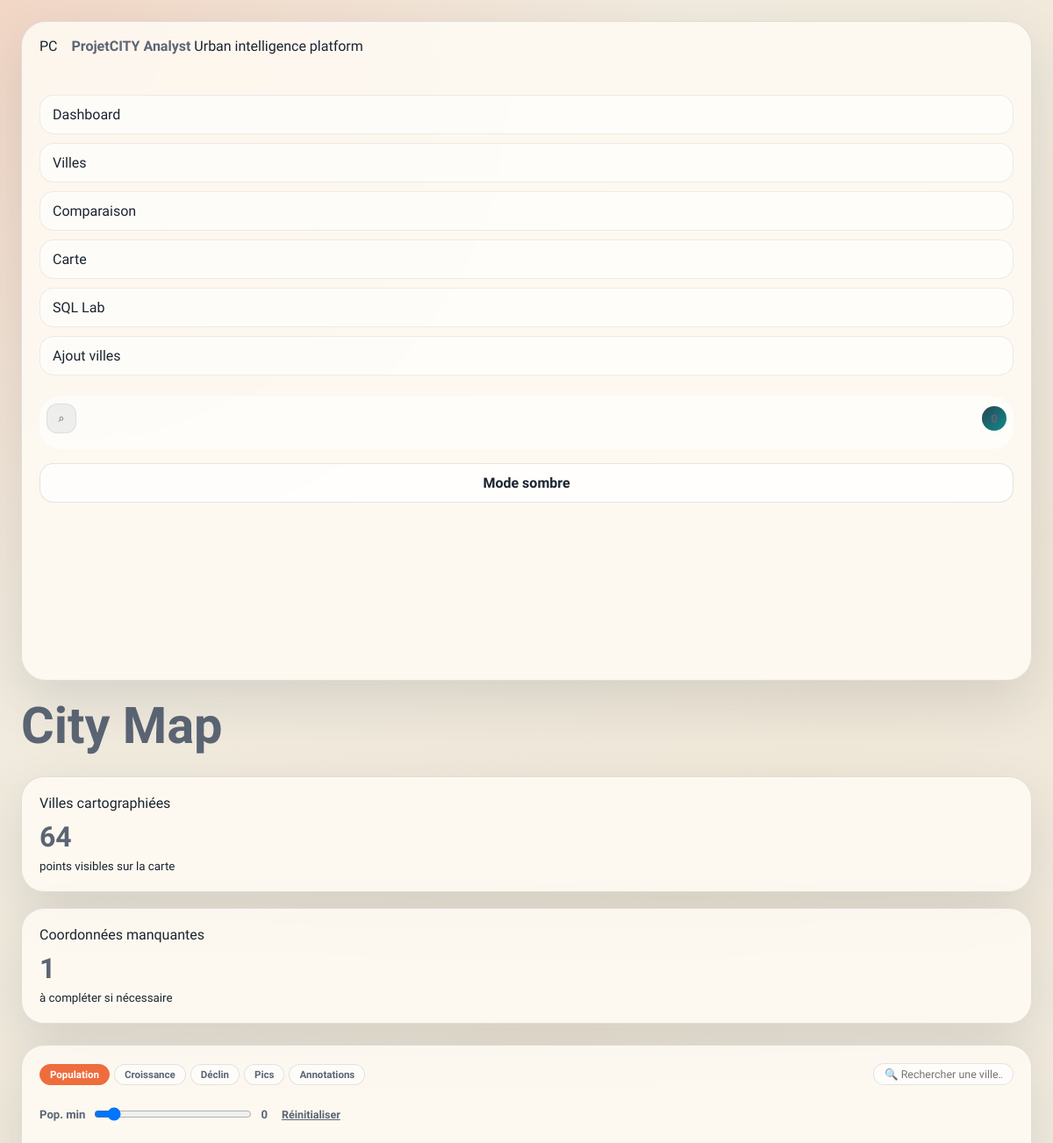
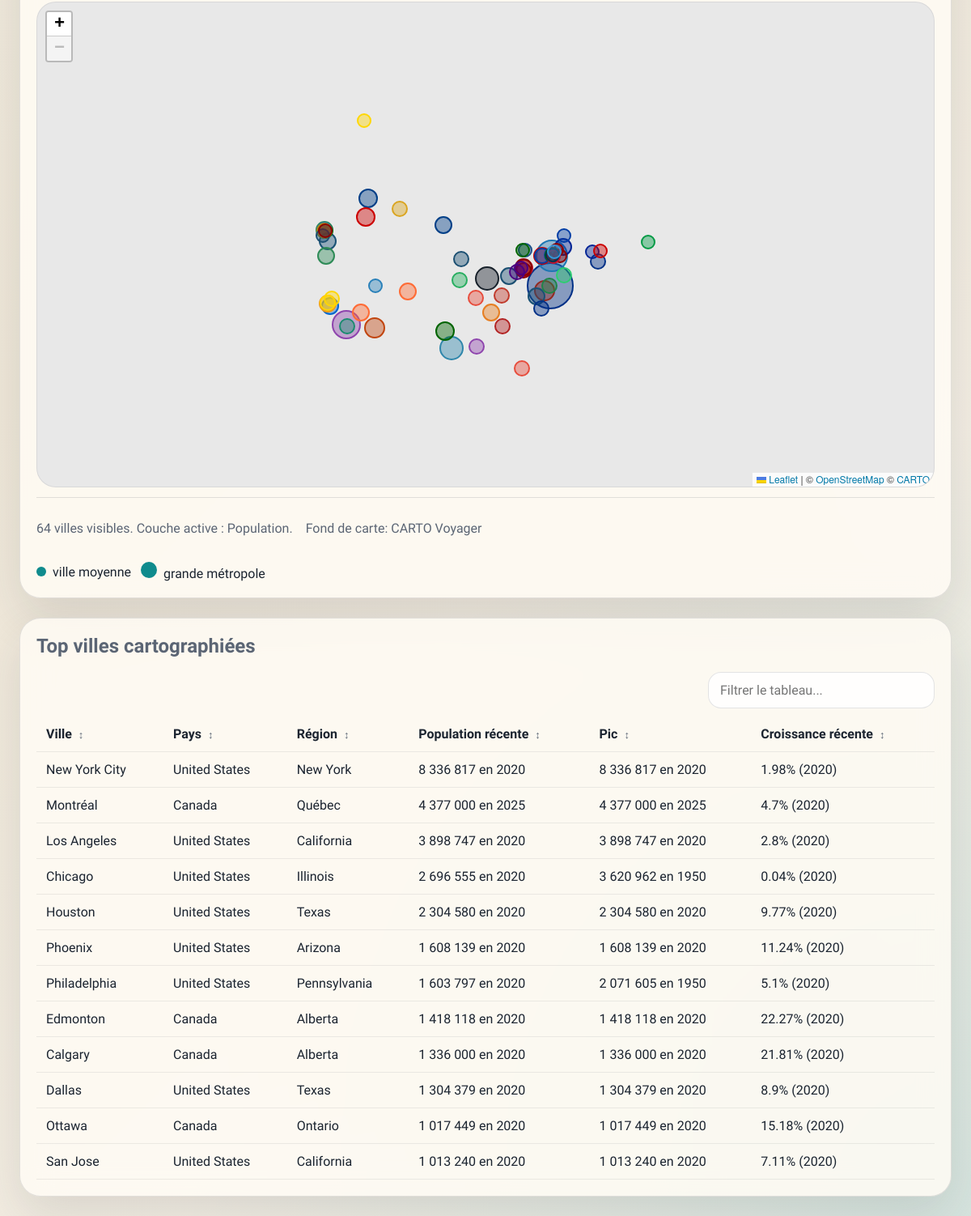
The page /map on the database its author committed (2 pictures, top to bottom).
### tables this page shows
CREATE TABLE dim_city (
    city_id INTEGER PRIMARY KEY AUTOINCREMENT,
    city_name TEXT NOT NULL,
    city_slug TEXT NOT NULL UNIQUE,
    region TEXT,
    country TEXT NOT NULL,
    city_color TEXT,
    source_file TEXT NOT NULL
);

### app/routes.py (the view)
@web.route("/map")
def city_map() -> str:
    service = AnalyticsService()
    filters = service.normalize_filters(request.args)
    return render_template(
        "web/map.html",
        page_title="City Map",
        filters=filters,
        map_payload=service.get_map_payload(filters),
    )

### app/db.py (called while the page is built)
def get_db() -> sqlite3.Connection:
    if "db" not in g:
        connection = sqlite3.connect(current_app.config["DATABASE_PATH"])
        connection.row_factory = sqlite3.Row
        connection.execute("PRAGMA foreign_keys = ON;")
        g.db = connection
    return g.db

### app/routes.py (called while the page is built)
@web.app_context_processor
def inject_navigation() -> dict[str, object]:
    service = AnalyticsService()
    return {
        "nav_filters": service.get_filter_options(),
    }

### app/services/analytics.py (called while the page is built)
    def normalize_filters(self, args: Any) -> dict[str, str | None]:
        country = self._clean_value(args.get("country"))
        region = self._clean_value(args.get("region"))
        search = self._clean_value(args.get("search"))
        period = self._clean_value(args.get("period"))
        return {"country": country, "region": region, "search": search, "period": period}

    def get_filter_options(self) -> dict[str, list[str]]:
        connection = get_db()
        countries = [row[0] for row in connection.execute(
            "SELECT DISTINCT country FROM dim_city WHERE country IS NOT NULL ORDER BY country"
        )]
        regions = [row[0] for row in connection.execute(
            "SELECT DISTINCT region FROM dim_city WHERE region IS NOT NULL ORDER BY region"
        )]
        periods = [row[0] for row in connection.execute(
            "SELECT DISTINCT period_label FROM dim_time WHERE period_label IS NOT NULL"
        )]
        periods = [label for label in PERIOD_ORDER if label in periods]
        return {"countries": countries, "regions": regions, "periods": periods}

    def _analysis_filter_sql(
        self,
        filters: dict[str, str | None],
        *,
        alias: str | None = None,
        include_city: bool = True,
    ) -> str:
        parts: list[str] = []
        prefix = f"{alias}." if alias else ""
        if filters.get("country"):
            parts.append(f"AND {prefix}country = ?")
        if filters.get("region"):
            parts.append(f"AND {prefix}region = ?")
        if include_city and filters.get("search"):
            parts.append(f"AND {prefix}city_name LIKE ?")
        if filters.get("period"):
            parts.append(f"AND {prefix}period_label = ?")
        return " ".join(parts)

    def _filtered_analysis_cte(self, filters: dict[str, str | None]) -> str:
        return f"filtered_analysis AS (SELECT * FROM vw_city_population_analysis WHERE 1 = 1 {self._analysis_filter_sql(filters)})"

### templates/web/map.html (shortened to what this page needs)
{% extends 'web/base.html' %}
{% block head_extra %}
<link rel="stylesheet" href="{{ url_for('static', filename='css/leaflet.css') }}">
{% endblock %}
{% block content %}
<section class="metrics-grid">
    <article class="metric-card">
        <span>Villes cartographiées</span>
        <strong>{{ map_payload.mapped_count }}</strong>
        <small>points visibles sur la carte</small>
    </article>
    <article class="metric-card">
        <span>Coordonnées manquantes</span>
        <strong>{{ map_payload.missing_count }}</strong>
        <small>à compléter si nécessaire</small>
    </article>
</section>
<section class="panel map-panel-full">
    <div class="map-toolbar">
        <div class="map-toolbar-left">
            <div class="map-layer-pills" id="map-theme-pills">
                <button type="button" class="map-layer-pill is-active" data-theme="population">Population</button>
                <button type="button" class="map-layer-pill" data-theme="growth">Croissance</button>
                <button type="button" class="map-layer-pill" data-theme="decline">Déclin</button>
                <button type="button" class="map-layer-pill" data-theme="peak">Pics</button>
                <button type="button" class="map-layer-pill" data-theme="annotations">Annotations</button>
            </div>
        </div>
        <div class="map-toolbar-right">
            <input id="map-search-filter" type="text" placeholder="🔍 Rechercher une ville…" class="map-search-input">
        </div>
    </div>
    <div class="map-slider-row">
        <label class="map-pop-label">
            Pop. min
            <input id="map-population-filter" type="range" min="0" max="5000000" step="50000" value="0">
            <span id="map-population-value" class="helper-text">0</span>
        </label>
        <button type="button" id="map-reset-filters" class="map-reset-link">Réinitialiser</button>
    </div>
    <div id="city-map" class="map-canvas" style="width:100%;height:600px;min-height:480px;"></div>
    <div class="map-reading-strip">
        <div class="map-reading-text">
            <p id="map-visible-summary" class="helper-text">{{ map_payload.mapped_count }} villes visibles.</p>
            <p id="map-provider-status" class="helper-text"></p>
        </div>
        <div class="map-legend">
            <span><i class="legend-dot legend-dot-small"></i>ville moyenne</span>
            <span><i class="legend-dot legend-dot-large"></i>grande métropole</span>
        </div>
    </div>
</section>
<section class="panel">
    <div class="panel-head">
        <h2>Top villes cartographiées</h2>
    </div>
    <div class="table-wrapper">
        <table data-sortable-table>
            <thead>
                <tr>
                    <th>Ville</th>
                    <th>Pays</th>
                    <th>Région</th>
                    <th>Population récente</th>
                    <th>Pic</th>
                    <th>Croissance récente</th>
                </tr>
            </thead>
            <tbody>
                {% for point in map_payload.top_points %}
                <tr>
                    <td><a href="{{ url_for('web.city_detail', city_slug=point.city_slug, country=filters.country, region=filters.region, period=filters.period, search=filters.search) }}">{{ point.city_name }}</a></td>
                    <td>{{ point.country }}</td>
                    <td>{{ point.region }}</td>
                    <td>{{ '{:,}'.format(point.population).replace(',', ' ') }} en {{ point.year }}</td>
                    <td>{{ '{:,}'.format(point.peak_population).replace(',', ' ') if point.peak_population else 'n/a' }}{% if point.peak_year %} en {{ point.peak_year }}{% endif %}</td>
                    <td>{% if point.latest_growth_pct is not none %}{{ point.latest_growth_pct }}% ({{ point.latest_growth_decade }}){% else %}n/a{% endif %}</td>
                </tr>
                {% endfor %}
            </tbody>
        </table>
    </div>
</section>
{% endblock %}

### rows shown on the page
dim_city: city_name "New York City", country "United States", region "New York", population "8 336 817", year "2020", peak_population "8 336 817", peak_year "2020", latest_growth_pct "1.98", latest_growth_decade "2020"
dim_city: city_name "Montréal", country "Canada", region "Québec", population "4 377 000", year "2025", peak_population "4 377 000", peak_year "2025", latest_growth_pct "4.7", latest_growth_decade "2020"
dim_city: city_name "Los Angeles", country "United States", region "California", population "3 898 747", year "2020", peak_population "3 898 747", peak_year "2020", latest_growth_pct "2.8", latest_growth_decade "2020"
dim_city: city_name "Chicago", country "United States", region "Illinois", population "2 696 555", year "2020", peak_population "3 620 962", peak_year "1950", latest_growth_pct "0.04", latest_growth_decade "2020"
dim_city: city_name "Houston", country "United States", region "Texas", population "2 304 580", year "2020", peak_population "2 304 580", peak_year "2020", latest_growth_pct "9.77", latest_growth_decade "2020"
dim_city: city_name "Phoenix", country "United States", region "Arizona", population "1 608 139", year "2020", peak_population "1 608 139", peak_year "2020", latest_growth_pct "11.24", latest_growth_decade "2020"
dim_city: city_name "Philadelphia", country "United States", region "Pennsylvania", population "1 603 797", year "2020", peak_population "2 071 605", peak_year "1950", latest_growth_pct "5.1", latest_growth_decade "2020"
dim_city: city_name "Edmonton", country "Canada", region "Alberta", population "1 418 118", year "2020", peak_population "1 418 118", peak_year "2020", latest_growth_pct "22.27", latest_growth_decade "2020"
dim_city: city_name "Calgary", country "Canada", region "Alberta", population "1 336 000", year "2020", peak_population "1 336 000", peak_year "2020", latest_growth_pct "21.81", latest_growth_decade "2020"
dim_city: city_name "Dallas", country "United States", region "Texas", population "1 304 379", year "2020", peak_population "1 304 379", peak_year "2020", latest_growth_pct "8.9", latest_growth_decade "2020"
dim_city: city_name "Ottawa", country "Canada", region "Ontario", population "1 017 449", year "2020", peak_population "1 017 449", peak_year "2020", latest_growth_pct "15.18", latest_growth_decade "2020"
dim_city: city_name "San Jose", country "United States", region "California", population "1 013 240", year "2020", peak_population "1 013 240", peak_year "2020", latest_growth_pct "7.11", latest_growth_decade "2020"

### other values the page prints
{{ filter_state.count }} "0"
{{ page_title }} "City Map"
{{ map_payload.mapped_count }} "64"
{{ map_payload.missing_count }} "1"
